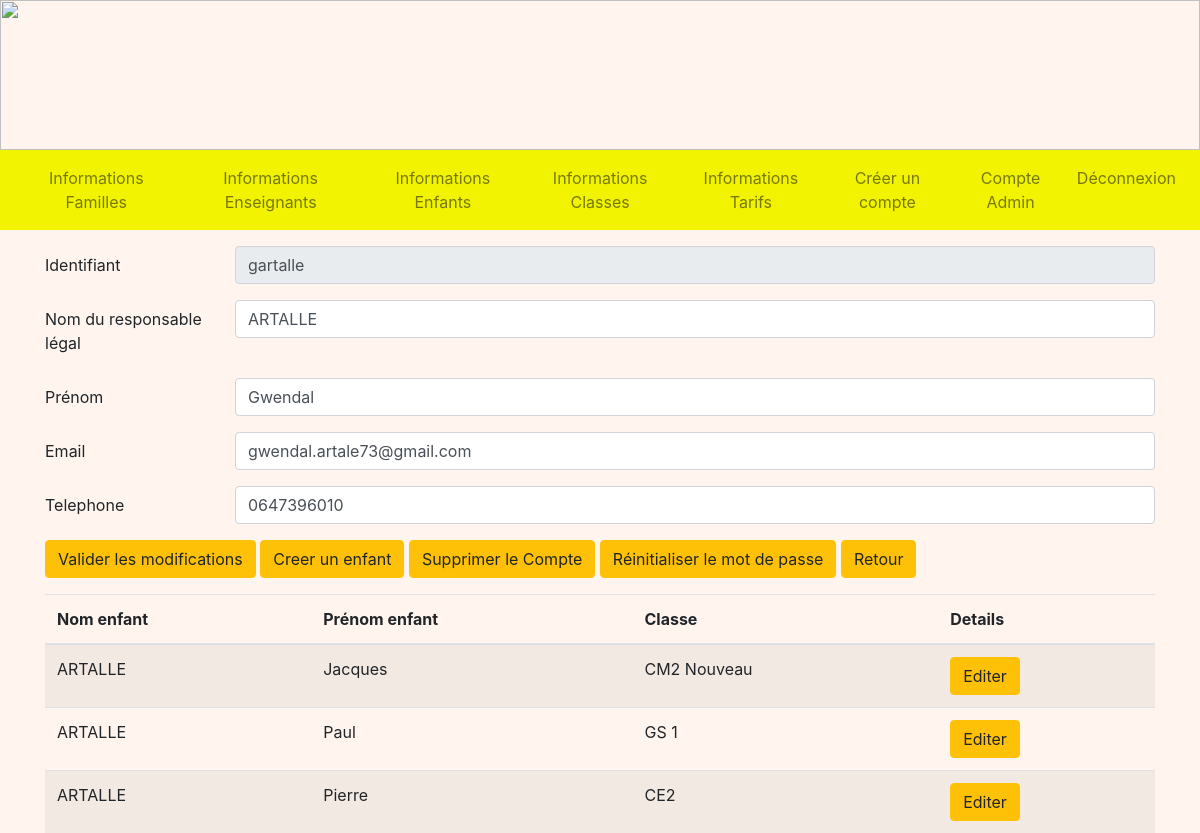
Page /detailsFamille/1 (signed in) on the earlier database version.
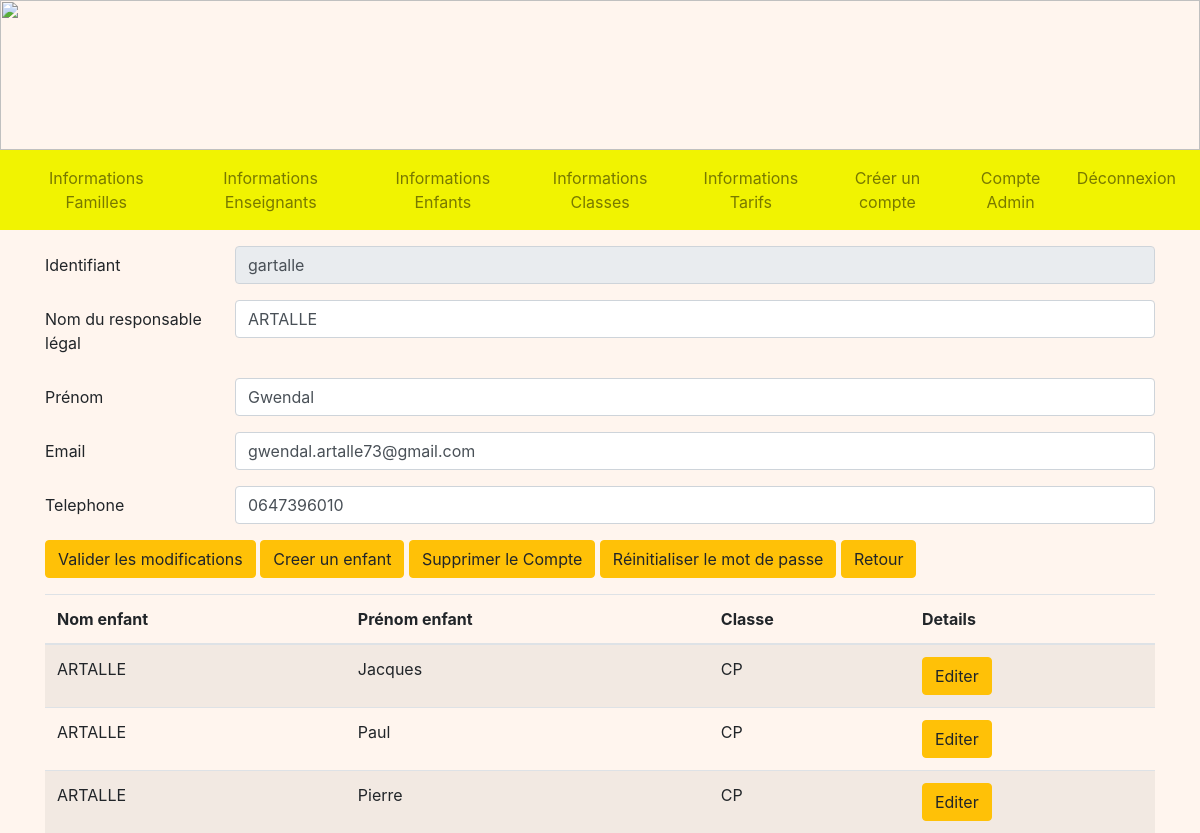
Same page on the later database version.
### tables this page shows
CREATE TABLE Representant (
  code_representant integer primary key autoincrement,
  nom_representant TEXT NOT NULL,
  prenom_representant TEXT NOT NULL,
  telephone TEXT,
  email TEXT,
  identifiant TEXT NOT NULL,
  FOREIGN KEY (identifiant) REFERENCES Compte(identifiant)
);

CREATE TABLE Enfant (
  code_enfant integer primary key autoincrement,
  nom_enfant TEXT NOT NULL,
  prenom_enfant TEXT NOT NULL,
  code_tarif integer NOT NULL,
  code_classe integer NOT NULL,
  code_representant integer NOT NULL,
  code_formule integer NOT NULL,
  FOREIGN KEY (code_tarif) REFERENCES Tarif(code_tarif),
  FOREIGN KEY (code_classe) REFERENCES Classe(code_classe),
  FOREIGN KEY (code_representant) REFERENCES Representant(code_representant)
  FOREIGN KEY (code_formule) REFERENCES Formule(code_formule)
);

CREATE TABLE Classe (
  code_classe integer primary key autoincrement,
  nom_classe TEXT NOT NULL,
  code_type integer NOT NULL,
  FOREIGN KEY(code_type) REFERENCES TypeDeClasse(code_type)
);

### admin.py (the view, shortened to what this page needs)
@app.route('/detailsFamille/<int:code_rep>', methods = ["POST", "GET"])
@login_required
def detailsFamille(code_rep):
    db = get_db()
    cur = db.cursor()
    user = cur.execute("SELECT type_compte FROM Compte WHERE identifiant = ?", (flask_login.current_user.name, )).fetchone()
    if user[0] == 'Admin':
        representant = cur.execute("SELECT R.*, C.mot_de_passe FROM Representant AS R INNER JOIN Compte AS C ON R.identifiant = C.identifiant WHERE R.code_representant = ?", (code_rep, )).fetchone()
        enfants = cur.execute("SELECT E.nom_enfant, E.prenom_enfant, C.nom_classe, E.code_enfant FROM Enfant AS E INNER JOIN Classe AS C ON E.code_classe = C.code_classe WHERE code_representant = ? ORDER BY E.nom_enfant, E.prenom_enfant" ,  (code_rep, )).fetchall()
        return render_template('A_detailsFamille.html', representant = representant, enfants = enfants)
    return redirect(url_for('acceuil'))

### main.py (called while the page is built)
@login_manager.user_loader
def load_user(user_id):
    db = get_db()
    cur = db.cursor()
    user = cur.execute('SELECT identifiant, mot_de_passe FROM Compte WHERE identifiant=?', (user_id, )).fetchone()
    return User(user[0], user[1])

def get_db():
    if 'db' not in g:
        g.db = sqlite3.connect(DATABASE)
    return g.db

@app.teardown_appcontext
def close_connection(exception):
    db = g.pop('db', None)
    if db is not None:
        db.close()

### templates/A_detailsFamille.html (shortened to what this page needs)
<!DOCTYPE html>
<html>
<head>
    <link rel="stylesheet" href="https://cdn.jsdelivr.net/npm/bootstrap@4.3.1/dist/css/bootstrap.min.css"
>
    <link rel="stylesheet" href="/static/css/main.css">
</head>
<body>
    {% extends "A_layout.html" %}
    {% block content %}
    <div class="container mt-3 mb-3">
        <form method="POST">
            <div class="row mb-3">
                <label for="id" class="col-sm-2 col-form-label">Identifiant</label>
                <div class="col-sm-10">
                    <input name="id" type="text" class="form-control" id="id" value="{{representant[(5)]}}" disabled>
                </div>
            </div>
            <div class="row mb-3">
                <label for="surname" class="col-sm-2 col-form-label">Nom du responsable légal</label>
                <div class="col-sm-10">
                    <input name="surname" type="name" class="form-control" id="surname" value="{{representant[1]}}"
                        required>
                </div>
            </div>
            <div class="row mb-3">
                <label for="name" class="col-sm-2 col-form-label">Prénom</label>
                <div class="col-sm-10">
                    <input name="name" type="name" class="form-control" id="name" value="{{representant[2]}}" required>
                </div>
            </div>
            <div class="row mb-3">
                <label for="mail" class="col-sm-2 col-form-label">Email</label>
                <div class="col-sm-10">
                    <input name="mail" type="email" class="form-control" id="mail" value="{{representant[4]}}">
                </div>
            </div>
            <div class="row mb-3">
                <label for="phone" class="col-sm-2 col-form-label">Telephone</label>
                <div class="col-sm-10">
                    <input name="phone" type="number" class="form-control" id="phone" value="{{representant[3]}}">
                </div>
            </div>
            <button type="submit" class="btn btn-warning">Valider les modifications</button>
            <a href="/ajouterEnfant/{{ representant[0] }}" class="btn btn-warning">Creer un enfant</a>
            <a href="/suppressionR/{{ representant[0] }}" class="btn btn-warning"
                onclick="if (confirm('Voulez-vous vraiment supprimer ce compte ?')) commentDelete(1); return false">Supprimer le Compte</a>
            <a href="/modifMDPR/{{ representant[0] }}" class="btn btn-warning"
                onclick="if (confirm('Voulez-vous vraiment reinitialiser le mot de passe ?')) commentDelete(1); return false">Réinitialiser le mot de
                passe</a>
            <a href="/infosFamilles" class="btn btn-warning">Retour</a>
        </form>
    </div>
    {% if enfants%}
    <div class="container">
        <table class="table table-striped">
            <thead>
                <tr>
                    <th scope="col">Nom enfant</th>
                    <th scope="col">Prénom enfant</th>
                    <th scope="col">Classe</th>
                    <th scope="col">Details</th>
                </tr>
            </thead>
            <tbody>
                {% for enfant in enfants %}
                <tr>
                    <td>{{ enfant[0] }}</td>
                    <td>{{ enfant[1] }}</td>
                    <td>{{ enfant[2] }}</td>
                    <td>
                        <a href="/detailsEnfant/{{ enfant[3] }}" class="btn btn-warning">Editer</a>
                    </td>
                </tr>
                {% endfor %}
            </tbody>
        </table>
    </div>
    {% endif %}
    {% endblock %}

Differences in the rows shown:
changed Representant "gartalle": mail "gwendal.artale73@gmail.com" → "gwendal.artalle73@gmail.com"
changed through a linked row, Enfant "Jacques": nom_classe "CM2 Nouveau" → "CP"
changed Enfant "Paul": nom_classe "GS 1" → "CP"
changed Enfant "Pierre": nom_classe "CE2" → "CP"
